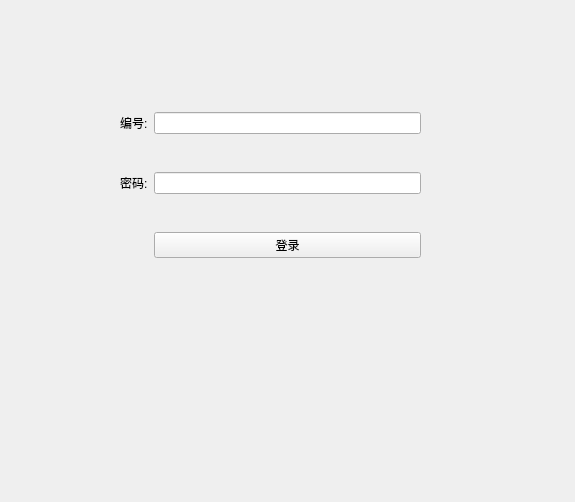
<?xml version="1.0" encoding="UTF-8"?>
<ui version="4.0">
 <class>MainWindow</class>
 <widget class="QMainWindow" name="MainWindow">
  <property name="geometry">
   <rect>
    <x>0</x>
    <y>0</y>
    <width>575</width>
    <height>502</height>
   </rect>
  </property>
  <property name="windowTitle">
   <string>仓储管理系统</string>
  </property>
  <widget class="QWidget" name="centralwidget">
   <widget class="QWidget" name="gridLayoutWidget">
    <property name="geometry">
     <rect>
      <x>120</x>
      <y>80</y>
      <width>301</width>
      <height>211</height>
     </rect>
    </property>
    <layout class="QGridLayout" name="gridLayout">
     <item row="4" column="1">
      <widget class="QLineEdit" name="user_pwd"/>
     </item>
     <item row="1" column="0">
      <widget class="QLabel" name="label">
       <property name="text">
        <string>编号:</string>
       </property>
      </widget>
     </item>
     <item row="1" column="1">
      <widget class="QLineEdit" name="user_name"/>
     </item>
     <item row="4" column="0">
      <widget class="QLabel" name="label_2">
       <property name="text">
        <string>密码:</string>
       </property>
      </widget>
     </item>
     <item row="5" column="1">
      <widget class="QPushButton" name="pushButton">
       <property name="text">
        <string>登录</string>
       </property>
      </widget>
     </item>
    </layout>
   </widget>
  </widget>
 </widget>
 <resources/>
 <connections/>
</ui>
